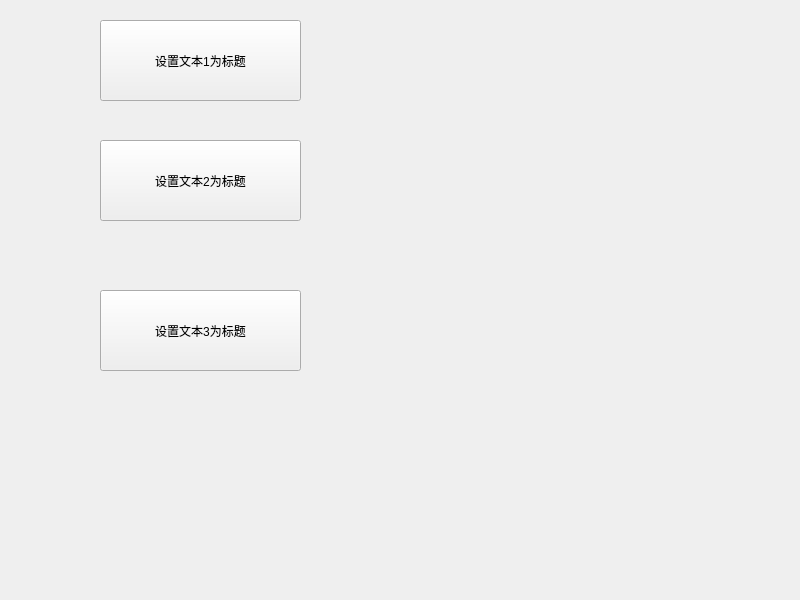
<?xml version="1.0" encoding="UTF-8"?>
<ui version="4.0">
 <class>Widget</class>
 <widget class="QWidget" name="Widget">
  <property name="geometry">
   <rect>
    <x>0</x>
    <y>0</y>
    <width>800</width>
    <height>600</height>
   </rect>
  </property>
  <property name="windowTitle">
   <string>Widget</string>
  </property>
  <widget class="QPushButton" name="pushButton">
   <property name="geometry">
    <rect>
     <x>100</x>
     <y>20</y>
     <width>201</width>
     <height>81</height>
    </rect>
   </property>
   <property name="text">
    <string>设置文本1为标题</string>
   </property>
  </widget>
  <widget class="QPushButton" name="pushButton_2">
   <property name="geometry">
    <rect>
     <x>100</x>
     <y>140</y>
     <width>201</width>
     <height>81</height>
    </rect>
   </property>
   <property name="text">
    <string>设置文本2为标题</string>
   </property>
  </widget>
  <widget class="QPushButton" name="pushButton_3">
   <property name="geometry">
    <rect>
     <x>100</x>
     <y>290</y>
     <width>201</width>
     <height>81</height>
    </rect>
   </property>
   <property name="text">
    <string>设置文本3为标题</string>
   </property>
  </widget>
 </widget>
 <resources/>
 <connections/>
</ui>
